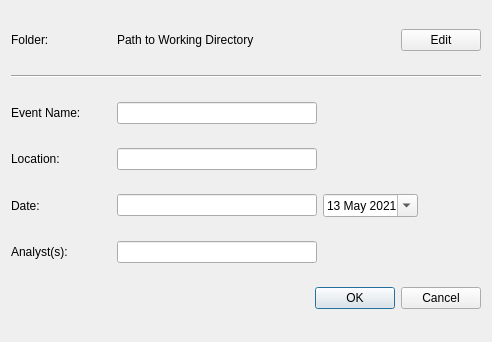
<?xml version="1.0" encoding="UTF-8"?>
<ui version="4.0">
 <class>Dialog</class>
 <widget class="QDialog" name="Dialog">
  <property name="geometry">
   <rect>
    <x>0</x>
    <y>0</y>
    <width>492</width>
    <height>342</height>
   </rect>
  </property>
  <property name="windowTitle">
   <string>Dialog</string>
  </property>
  <layout class="QVBoxLayout" name="verticalLayout">
   <item>
    <layout class="QHBoxLayout" name="horizontalLayout">
     <item>
      <widget class="QLabel" name="label_6">
       <property name="sizePolicy">
        <sizepolicy hsizetype="MinimumExpanding" vsizetype="Preferred">
         <horstretch>0</horstretch>
         <verstretch>0</verstretch>
        </sizepolicy>
       </property>
       <property name="maximumSize">
        <size>
         <width>100</width>
         <height>16777215</height>
        </size>
       </property>
       <property name="toolTip">
        <string extracomment="tooltip"/>
       </property>
       <property name="toolTipDuration">
        <number>0</number>
       </property>
       <property name="whatsThis">
        <string/>
       </property>
       <property name="text">
        <string>Folder:</string>
       </property>
      </widget>
     </item>
     <item>
      <widget class="QLabel" name="labelPath">
       <property name="sizePolicy">
        <sizepolicy hsizetype="Expanding" vsizetype="Preferred">
         <horstretch>0</horstretch>
         <verstretch>0</verstretch>
        </sizepolicy>
       </property>
       <property name="text">
        <string>Path to Working Directory</string>
       </property>
       <property name="scaledContents">
        <bool>false</bool>
       </property>
       <property name="wordWrap">
        <bool>true</bool>
       </property>
      </widget>
     </item>
     <item>
      <widget class="QPushButton" name="buttonEditFolder">
       <property name="text">
        <string>Edit</string>
       </property>
       <property name="icon">
        <iconset>
         <normalon>resources/edit-alt-512.webp</normalon>
        </iconset>
       </property>
      </widget>
     </item>
    </layout>
   </item>
   <item>
    <widget class="Line" name="line">
     <property name="orientation">
      <enum>Qt::Horizontal</enum>
     </property>
    </widget>
   </item>
   <item>
    <layout class="QHBoxLayout" name="horizontalLayout_2">
     <item>
      <widget class="QLabel" name="label">
       <property name="minimumSize">
        <size>
         <width>100</width>
         <height>0</height>
        </size>
       </property>
       <property name="text">
        <string>Event Name:</string>
       </property>
      </widget>
     </item>
     <item>
      <widget class="QLineEdit" name="lineEditName">
       <property name="sizePolicy">
        <sizepolicy hsizetype="Preferred" vsizetype="Fixed">
         <horstretch>0</horstretch>
         <verstretch>0</verstretch>
        </sizepolicy>
       </property>
       <property name="minimumSize">
        <size>
         <width>200</width>
         <height>0</height>
        </size>
       </property>
       <property name="text">
        <string/>
       </property>
      </widget>
     </item>
     <item>
      <spacer name="horizontalSpacer">
       <property name="orientation">
        <enum>Qt::Horizontal</enum>
       </property>
       <property name="sizeHint" stdset="0">
        <size>
         <width>40</width>
         <height>20</height>
        </size>
       </property>
      </spacer>
     </item>
    </layout>
   </item>
   <item>
    <layout class="QHBoxLayout" name="horizontalLayout_3">
     <item>
      <widget class="QLabel" name="label_2">
       <property name="minimumSize">
        <size>
         <width>100</width>
         <height>0</height>
        </size>
       </property>
       <property name="text">
        <string>Location:</string>
       </property>
      </widget>
     </item>
     <item>
      <widget class="QLineEdit" name="lineEditLocation">
       <property name="sizePolicy">
        <sizepolicy hsizetype="Preferred" vsizetype="Fixed">
         <horstretch>0</horstretch>
         <verstretch>0</verstretch>
        </sizepolicy>
       </property>
       <property name="minimumSize">
        <size>
         <width>200</width>
         <height>0</height>
        </size>
       </property>
       <property name="text">
        <string/>
       </property>
      </widget>
     </item>
     <item>
      <spacer name="horizontalSpacer_2">
       <property name="orientation">
        <enum>Qt::Horizontal</enum>
       </property>
       <property name="sizeHint" stdset="0">
        <size>
         <width>40</width>
         <height>20</height>
        </size>
       </property>
      </spacer>
     </item>
    </layout>
   </item>
   <item>
    <layout class="QHBoxLayout" name="horizontalLayout_4">
     <item>
      <widget class="QLabel" name="label_3">
       <property name="minimumSize">
        <size>
         <width>100</width>
         <height>0</height>
        </size>
       </property>
       <property name="text">
        <string>Date:</string>
       </property>
      </widget>
     </item>
     <item>
      <widget class="QLineEdit" name="lineEditDate">
       <property name="sizePolicy">
        <sizepolicy hsizetype="Preferred" vsizetype="Fixed">
         <horstretch>0</horstretch>
         <verstretch>0</verstretch>
        </sizepolicy>
       </property>
       <property name="minimumSize">
        <size>
         <width>200</width>
         <height>0</height>
        </size>
       </property>
       <property name="text">
        <string/>
       </property>
      </widget>
     </item>
     <item>
      <widget class="QDateEdit" name="dateEdit">
       <property name="displayFormat">
        <string>d MMM yyyy</string>
       </property>
       <property name="calendarPopup">
        <bool>true</bool>
       </property>
       <property name="date">
        <date>
         <year>2021</year>
         <month>5</month>
         <day>13</day>
        </date>
       </property>
      </widget>
     </item>
     <item>
      <spacer name="horizontalSpacer_4">
       <property name="orientation">
        <enum>Qt::Horizontal</enum>
       </property>
       <property name="sizeHint" stdset="0">
        <size>
         <width>40</width>
         <height>20</height>
        </size>
       </property>
      </spacer>
     </item>
    </layout>
   </item>
   <item>
    <layout class="QHBoxLayout" name="horizontalLayout_5">
     <item>
      <widget class="QLabel" name="label_4">
       <property name="minimumSize">
        <size>
         <width>100</width>
         <height>0</height>
        </size>
       </property>
       <property name="text">
        <string>Analyst(s):</string>
       </property>
      </widget>
     </item>
     <item>
      <widget class="QLineEdit" name="lineEditAnalyst">
       <property name="sizePolicy">
        <sizepolicy hsizetype="Preferred" vsizetype="Fixed">
         <horstretch>0</horstretch>
         <verstretch>0</verstretch>
        </sizepolicy>
       </property>
       <property name="minimumSize">
        <size>
         <width>200</width>
         <height>0</height>
        </size>
       </property>
       <property name="text">
        <string/>
       </property>
      </widget>
     </item>
     <item>
      <spacer name="horizontalSpacer_3">
       <property name="orientation">
        <enum>Qt::Horizontal</enum>
       </property>
       <property name="sizeHint" stdset="0">
        <size>
         <width>40</width>
         <height>20</height>
        </size>
       </property>
      </spacer>
     </item>
    </layout>
   </item>
   <item>
    <widget class="QDialogButtonBox" name="buttonBox">
     <property name="orientation">
      <enum>Qt::Horizontal</enum>
     </property>
     <property name="standardButtons">
      <set>QDialogButtonBox::Cancel|QDialogButtonBox::Ok</set>
     </property>
    </widget>
   </item>
  </layout>
 </widget>
 <resources/>
 <connections>
  <connection>
   <sender>buttonBox</sender>
   <signal>accepted()</signal>
   <receiver>Dialog</receiver>
   <slot>accept()</slot>
   <hints>
    <hint type="sourcelabel">
     <x>248</x>
     <y>254</y>
    </hint>
    <hint type="destinationlabel">
     <x>157</x>
     <y>274</y>
    </hint>
   </hints>
  </connection>
  <connection>
   <sender>buttonBox</sender>
   <signal>rejected()</signal>
   <receiver>Dialog</receiver>
   <slot>reject()</slot>
   <hints>
    <hint type="sourcelabel">
     <x>316</x>
     <y>260</y>
    </hint>
    <hint type="destinationlabel">
     <x>286</x>
     <y>274</y>
    </hint>
   </hints>
  </connection>
 </connections>
</ui>
